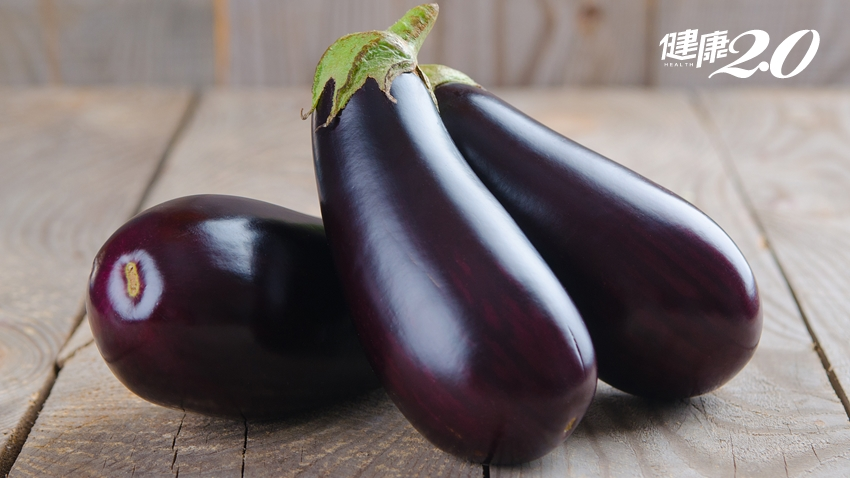
#> input picture 0514 OpenCＶ/1-複習練習-OpenCV/eggplant.jpg, 850 x 478 px
$ python 'OpenCV練習_需完善.py'
#> lines starting #> are read from the running program, lines starting #| are printed output that depends on the picture; after the words box and inside, x2 and y2 are one past the last pixel; in counts of white or black regions, pixels touching at a corner belong together
#!/usr/bin/env python
# author: Chen0514練習
# -*- coding: utf-8 -*-

import numpy as np
import cv2
# 顯示圖片
# 圖片1
img = cv2.imread('eggplant.jpg')
#> img is the input picture: shape (478, 850, 3); mean B, G, R 114.8, 114.4, 123.7
colors= img.shape[2]
#> colors = 3
width= img.shape[1]
#> width = 850
high=img.shape[0]
#> high = 478
# 顯示方塊
img[0,0]=[0,0,255]   # [y,x]=[B,G,R]
#> img: shape (478, 850, 3); under 0.01% of pixels changed, all inside (x1, y1, x2, y2) = (0, 0, 1, 1)
img[0:10,0:10]=[0,255,0]
#> img: shape (478, 850, 3); mean B, G, R 114.8, 114.4, 123.7
img[302-10:,:10]=[0,255,255]
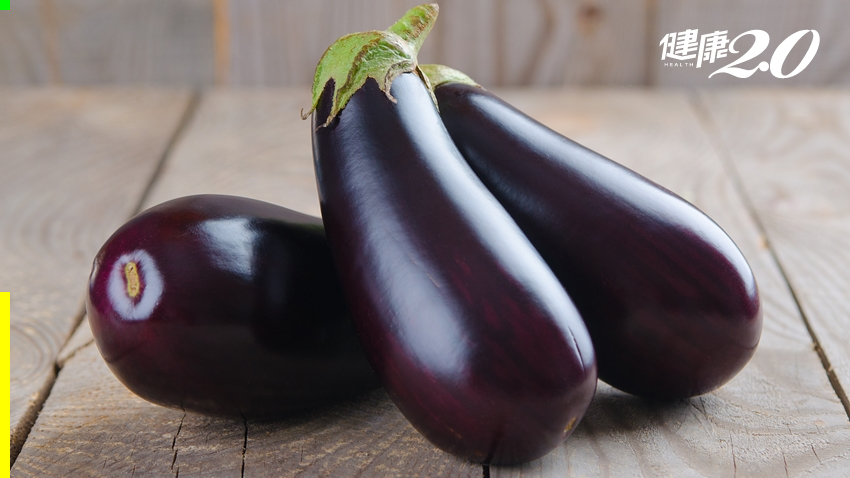
#> img: shape (478, 850, 3); mean B, G, R 114.1, 114.9, 124.1
img[high-10:,width-10:]=[0,0,255]
#> img: shape (478, 850, 3); 0.02% of pixels changed, all inside (x1, y1, x2, y2) = (840, 468, 850, 478)
img[:10,width-10:]=[255,0,0]
#> img: shape (478, 850, 3); mean B, G, R 114.1, 114.8, 124.1

cv2.imshow('eggplant',img)
cv2.waitKey(0)
cv2.destroyAllWindows()


# 圖片2
img2 = cv2.imread('eggplant2.jpg')
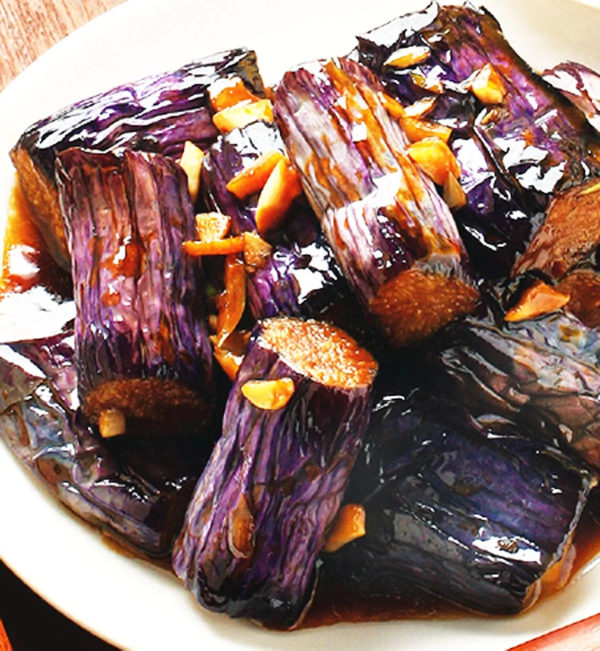
#> input picture 0514 OpenCＶ/1-複習練習-OpenCV/eggplant2.jpg, 1200 x 1301 px (shown at 1/2 size)
#> img2 is the input picture: shape (1301, 1200, 3); mean B, G, R 104, 112.8, 142.2
cv2.imshow('eggplant2',img2)
cv2.waitKey(0)
cv2.destroyAllWindows()

# 複製 貼上

img3=img2
img3[450:450+img.shape[0],15:15+img.shape[1]]=img
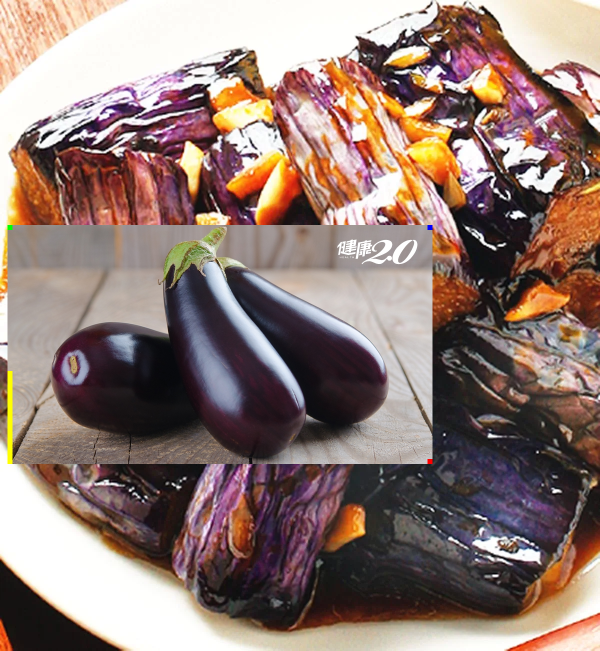
#> img3: shape (1301, 1200, 3) (shown at 1/2 size); mean B, G, R 114.8, 121.9, 143.8
cv2.imshow('img3',img3)
cv2.waitKey(0)
cv2.destroyAllWindows()

# 設計動畫 小的移動
img2 = cv2.imread('eggplant2.jpg')
t1=0
i=10
while True:
    img3 = img2.copy()
    img3[t1:t1+478,t1:t1+850] = img
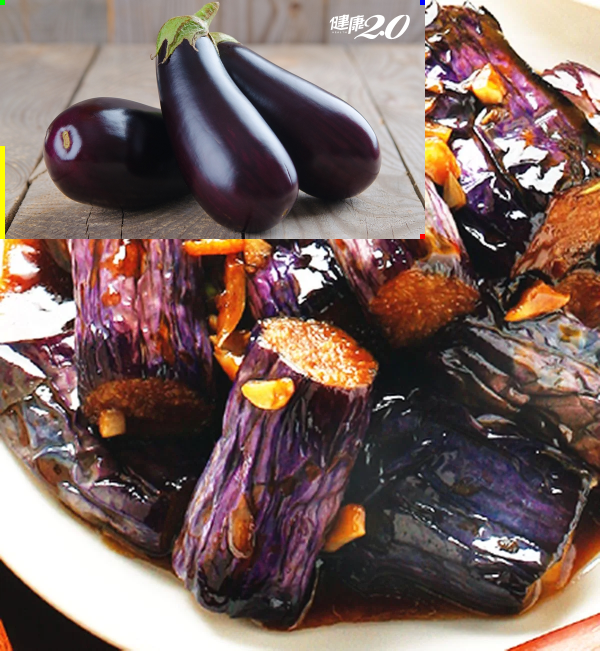
#> img3: shape (1301, 1200, 3) (shown at 1/2 size); mean B, G, R 95.6, 100.8, 123.4
    cv2.imshow('image', img3)
    t1=t1+i
    if (t1<img3.shape[1]-1) and (t1>1):
        i=i
    else:
        i=-i
    k = cv2.waitKey(100)   # 2 ms
#> (key Esc is pressed here)
    if k == 27:                       # wait for 27 ASCII的 ESC key to exit
        cv2.destroyAllWindows()
        break
    elif k == ord('s'):                # wait for 's' key to save and exit
        cv2.imwrite('test.png', img)   # png, bmp, jpg

# 儲存
cv2.imwrite("test.png",img3)
cv2.waitKey(0)
cv2.destroyAllWindows()
